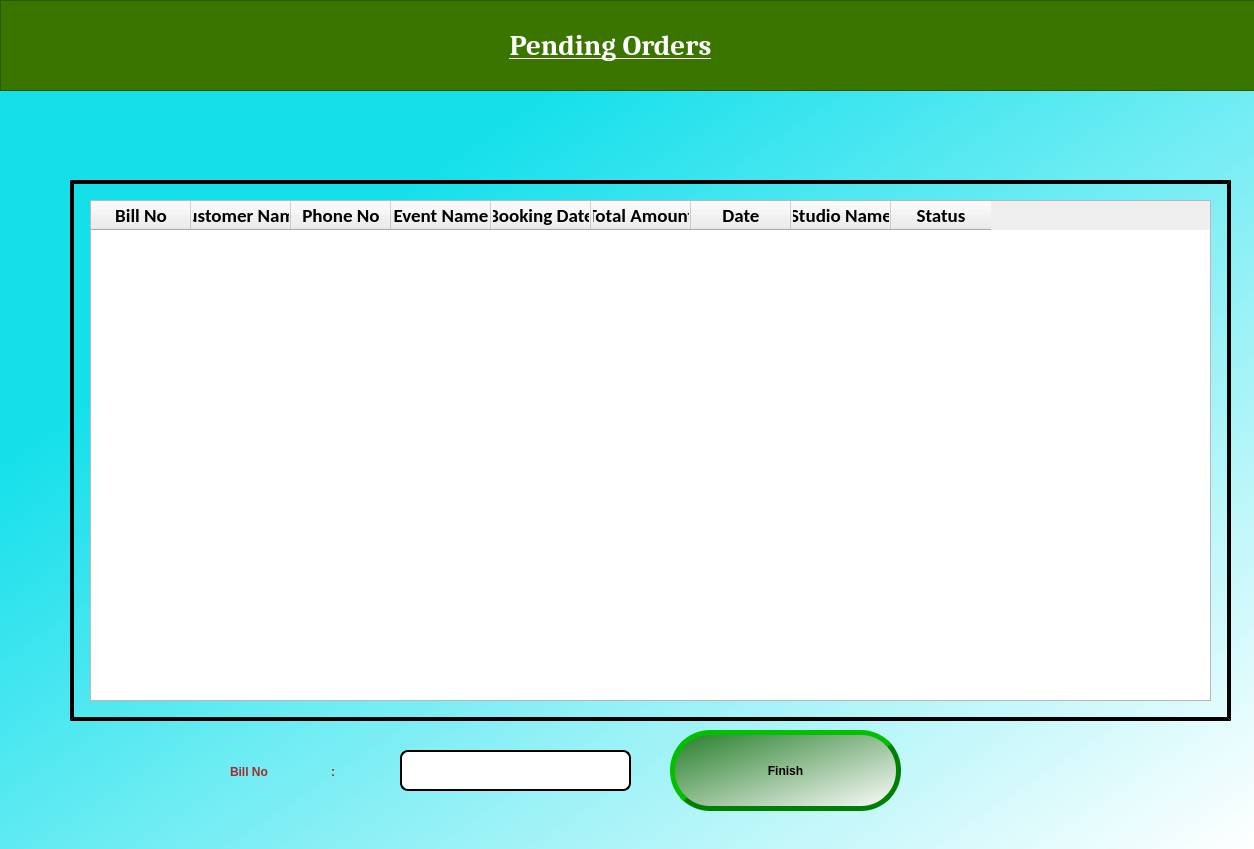
<?xml version="1.0" encoding="UTF-8"?>
<ui version="4.0">
 <class>finish_window</class>
 <widget class="QDialog" name="finish_window">
  <property name="geometry">
   <rect>
    <x>0</x>
    <y>0</y>
    <width>1254</width>
    <height>849</height>
   </rect>
  </property>
  <property name="windowTitle">
   <string>Dialog</string>
  </property>
  <property name="styleSheet">
   <string notr="true">#finish_window{background-color: qlineargradient(spread:pad, x1:0, y1:0, x2:1, y2:1, stop:0.273632 rgba(21, 224, 235, 249), stop:1 rgba(255, 255, 255, 255));}</string>
  </property>
  <widget class="QFrame" name="frame">
   <property name="geometry">
    <rect>
     <x>0</x>
     <y>0</y>
     <width>1261</width>
     <height>91</height>
    </rect>
   </property>
   <property name="styleSheet">
    <string notr="true">background-color: rgb(58, 117, 0);</string>
   </property>
   <property name="frameShape">
    <enum>QFrame::StyledPanel</enum>
   </property>
   <property name="frameShadow">
    <enum>QFrame::Raised</enum>
   </property>
   <widget class="QLabel" name="title_label">
    <property name="geometry">
     <rect>
      <x>310</x>
      <y>20</y>
      <width>601</width>
      <height>51</height>
     </rect>
    </property>
    <property name="font">
     <font>
      <family>Cambria</family>
      <pointsize>22</pointsize>
      <weight>75</weight>
      <italic>false</italic>
      <bold>true</bold>
      <underline>true</underline>
     </font>
    </property>
    <property name="styleSheet">
     <string notr="true">font: 75 22pt &quot;Cambria&quot;;
font:bold;
color: white;
</string>
    </property>
    <property name="text">
     <string>Pending Orders</string>
    </property>
    <property name="alignment">
     <set>Qt::AlignCenter</set>
    </property>
   </widget>
  </widget>
  <widget class="QFrame" name="finish_frame">
   <property name="geometry">
    <rect>
     <x>70</x>
     <y>180</y>
     <width>1161</width>
     <height>541</height>
    </rect>
   </property>
   <property name="styleSheet">
    <string notr="true">#finish_frame{border-width:1.5px;
border-style:outset;
border-color:black;
border-width:4px;}
</string>
   </property>
   <property name="frameShape">
    <enum>QFrame::StyledPanel</enum>
   </property>
   <property name="frameShadow">
    <enum>QFrame::Raised</enum>
   </property>
   <widget class="QTableWidget" name="finish_table">
    <property name="geometry">
     <rect>
      <x>20</x>
      <y>20</y>
      <width>1121</width>
      <height>501</height>
     </rect>
    </property>
    <column>
     <property name="text">
      <string>Bill No</string>
     </property>
     <property name="font">
      <font>
       <family>Calibri</family>
       <pointsize>14</pointsize>
       <weight>75</weight>
       <bold>true</bold>
      </font>
     </property>
    </column>
    <column>
     <property name="text">
      <string>Customer Name</string>
     </property>
     <property name="font">
      <font>
       <family>Calibri</family>
       <pointsize>14</pointsize>
       <weight>75</weight>
       <bold>true</bold>
      </font>
     </property>
    </column>
    <column>
     <property name="text">
      <string>Phone No</string>
     </property>
     <property name="font">
      <font>
       <family>Calibri</family>
       <pointsize>14</pointsize>
       <weight>75</weight>
       <bold>true</bold>
      </font>
     </property>
    </column>
    <column>
     <property name="text">
      <string>Event Name</string>
     </property>
     <property name="font">
      <font>
       <family>Calibri</family>
       <pointsize>14</pointsize>
       <weight>75</weight>
       <bold>true</bold>
      </font>
     </property>
    </column>
    <column>
     <property name="text">
      <string>Booking Date</string>
     </property>
     <property name="font">
      <font>
       <family>Calibri</family>
       <pointsize>14</pointsize>
       <weight>75</weight>
       <bold>true</bold>
      </font>
     </property>
    </column>
    <column>
     <property name="text">
      <string>Total Amount</string>
     </property>
     <property name="font">
      <font>
       <family>Calibri</family>
       <pointsize>14</pointsize>
       <weight>75</weight>
       <bold>true</bold>
      </font>
     </property>
    </column>
    <column>
     <property name="text">
      <string>Date</string>
     </property>
     <property name="font">
      <font>
       <family>Calibri</family>
       <pointsize>14</pointsize>
       <weight>75</weight>
       <bold>true</bold>
      </font>
     </property>
    </column>
    <column>
     <property name="text">
      <string>Studio Name</string>
     </property>
     <property name="font">
      <font>
       <family>Calibri</family>
       <pointsize>14</pointsize>
       <weight>75</weight>
       <bold>true</bold>
      </font>
     </property>
    </column>
    <column>
     <property name="text">
      <string>Status</string>
     </property>
     <property name="font">
      <font>
       <family>Calibri</family>
       <pointsize>14</pointsize>
       <weight>75</weight>
       <bold>true</bold>
      </font>
     </property>
    </column>
   </widget>
  </widget>
  <widget class="QLineEdit" name="bill_le">
   <property name="enabled">
    <bool>true</bool>
   </property>
   <property name="geometry">
    <rect>
     <x>400</x>
     <y>750</y>
     <width>231</width>
     <height>41</height>
    </rect>
   </property>
   <property name="font">
    <font>
     <family>Cambria</family>
     <pointsize>11</pointsize>
     <weight>75</weight>
     <italic>false</italic>
     <bold>true</bold>
    </font>
   </property>
   <property name="styleSheet">
    <string notr="true">border-radius:8px;
border-style:outset;
border-width:2px;
border-color:black;
font: 11pt &quot;Cambria&quot;;
font:bold</string>
   </property>
  </widget>
  <widget class="QLabel" name="bill_label">
   <property name="geometry">
    <rect>
     <x>230</x>
     <y>756</y>
     <width>161</width>
     <height>31</height>
    </rect>
   </property>
   <property name="styleSheet">
    <string notr="true">font: 75 12pt &quot;Cambria&quot;;
font:bold;
color:brown;</string>
   </property>
   <property name="text">
    <string>Bill No                   :</string>
   </property>
  </widget>
  <widget class="QPushButton" name="finish_btn">
   <property name="geometry">
    <rect>
     <x>670</x>
     <y>730</y>
     <width>231</width>
     <height>81</height>
    </rect>
   </property>
   <property name="styleSheet">
    <string notr="true">background-color: qlineargradient(spread:pad, x1:0, y1:0, x2:1, y2:1, stop:0 rgba(37, 125, 40, 255), stop:1 rgba(255, 255, 255, 255));
font: 75 14pt &quot;Calibri&quot;;
border-radius:40px;
border-style:outset;
border-width:5px;
border-color:green;
font:bold;</string>
   </property>
   <property name="text">
    <string>Finish</string>
   </property>
  </widget>
 </widget>
 <resources/>
 <connections/>
</ui>
